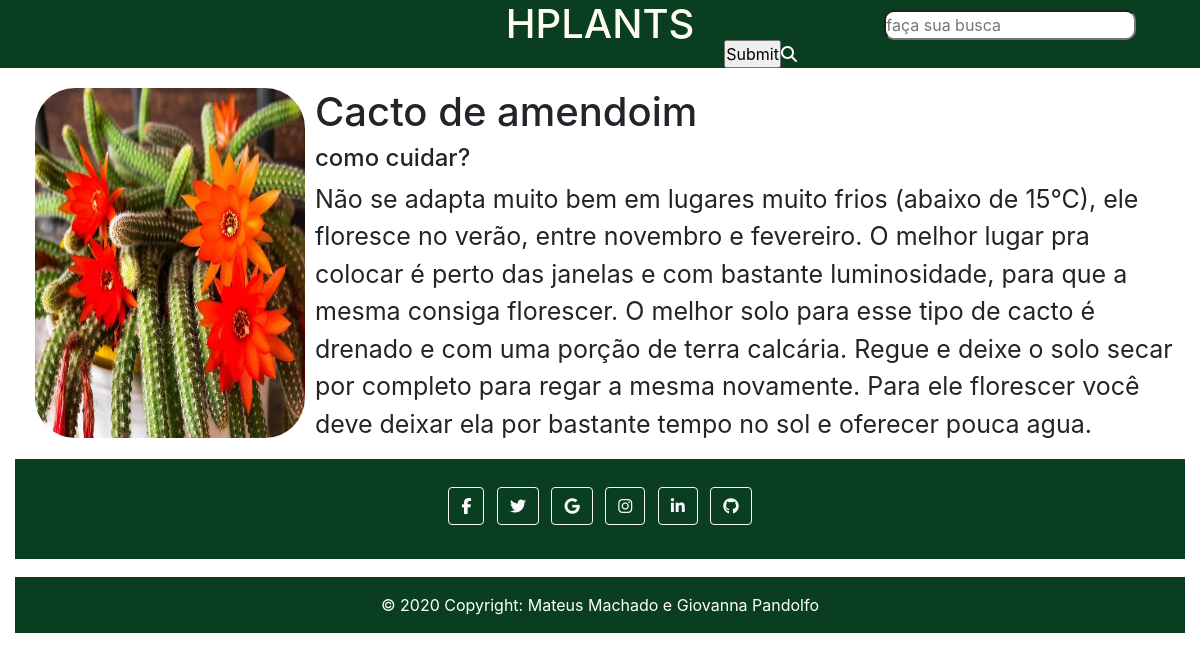
Screenshot of /planta.php?id=1 with the database file from the repository.
### tables this page shows
CREATE TABLE `plantas` (
  `PlantaID` int(11) NOT NULL,
  `Nome` varchar(255) NOT NULL,
  `CategoriaID` int(11) NOT NULL,
  `Cuidados` longtext NOT NULL,
  `Imagem` varchar(255) NOT NULL
);

### planta.php (the view)
<?php
include_once 'conexao.php';
$id = $_GET['id'];
$sql = "SELECT * FROM plantas WHERE PlantaID = {$id}";
$result_query = mysqli_query( $conexao, $sql );
$dados = mysqli_fetch_array($result_query, MYSQLI_ASSOC);
?>
    <main id="plantas" class="row">
        <div class="col-3">
            <img src="./img/<?php echo $dados['Imagem']?>" alt="" class="imagem" ">
        </div>
        <div class="col-9">
            <h2 class="nomeplanta"><?php echo $dados['Nome']?></h2>
            <h4>como cuidar?</h4>
            <p class="paragrafo"><?php echo $dados['Cuidados']?></p>
        </div>
    </main>
<?php
include_once 'footer.php';
?>

### style.css (style rules this page uses)
* { padding: 0; margin: 0; }
.imagem { border-radius: 40px; height: 350px; margin-top: 20px; margin-left: 20px; margin-bottom: 20px; width: 100%; }
.nomeplanta { font-size: 40px; margin-top: 20px; margin-left: 0px; }
.paragrafo { font-size: 25px; }

### rows the page displays
plantas: Imagem (picture), Nome "Cacto de amendoim", Cuidados "Não se adapta muito bem em lugares muito frios (abaixo de 15°C), ele floresce no verão, entre novembro e fevereiro. O melhor lugar pra colocar é perto das janelas e com bastante luminosidade, para que a mesma consiga florescer. O melhor solo para esse tipo de cacto é drenado e com uma porção de terra calcária. Regue e deixe o solo secar por completo para regar a mesma novamente. Para ele florescer você deve deixar ela por bastante tempo no sol e oferecer pouca agua."
